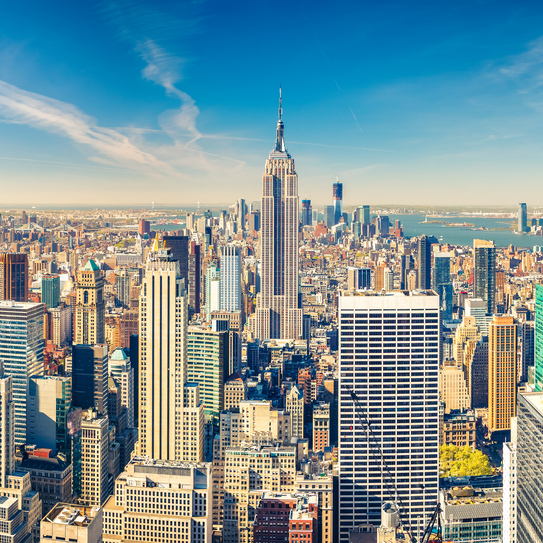
#> input picture NYC.jpg, 543 x 543 px, found by its file name
$ python bulaniklastirma.py
#> lines starting #> are read from the running program, lines starting #| are printed output that depends on the picture
import numpy as np
import matplotlib.pyplot as plt
import cv2
import random

img= cv2.imread("C:\\Users\\Coder\\MyAiLab\\OpenCv\\NYC.jpg")
#> img is the input picture: shape (543, 543, 3); mean B, G, R 150.2, 146.3, 122.6
img= cv2.cvtColor(img,cv2.COLOR_BGR2RGB)
plt.figure()
plt.imshow(img)
plt.title("Orijinal")
plt.axis("off")

dst2= cv2.blur(img,ksize=(3,3))
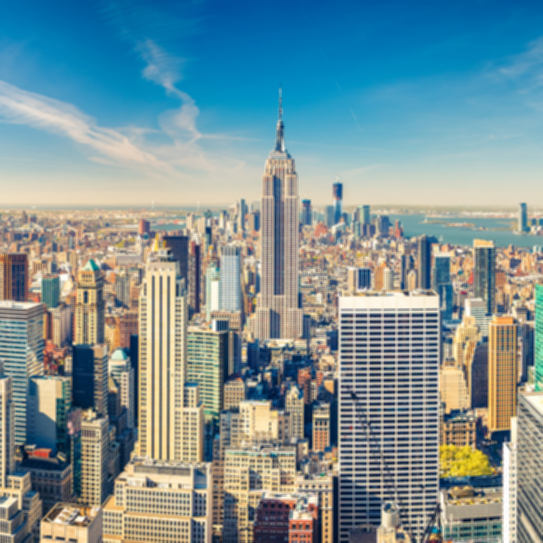
#> dst2: shape (543, 543, 3); mean R, G, B 122.7, 146.3, 150.2
plt.figure()
plt.imshow(dst2)
plt.title("Ortalama Blur")
plt.axis("off")

gb= cv2.GaussianBlur(img,ksize=(3,3),sigmaX=7)
plt.figure()
plt.imshow(gb)
plt.title("Gaussian Blur")
plt.axis("off")

mb=cv2.medianBlur(img,ksize=3)
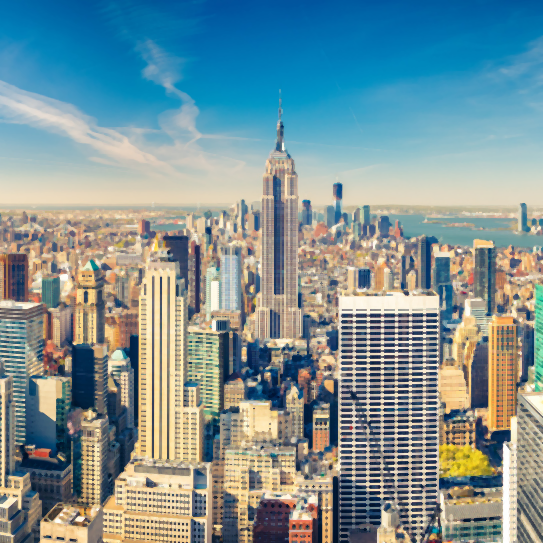
#> mb: shape (543, 543, 3); mean R, G, B 124.2, 146.9, 150
plt.figure()
plt.imshow(mb)
plt.title("Median Blur")
plt.axis("off")

def GaussianGurultusu(image):
    row,col,ch= image.shape
#> row = 543; col = 543; ch = 3
    mean = 0
    var = 0.05
    sigma = var**0.5
    gauss= np.random.normal(mean,sigma,(row,col,ch))
    gauss = gauss.reshape(((row,col,ch)))
    noisy = gauss+image
    return noisy

def tuzBiberGurultusu(image):
    row,col,ch= image.shape
#> row = 543; col = 543; ch = 3
    tuzbiber = 0.5
    amount = 0.004
    noisy = np.copy(image)
    # Salt mode
    num_tuz = np.ceil(amount * image.size * tuzbiber)
#> num_tuz = 1770
    coords = [np.random.randint(0, i - 1, int(num_tuz)) for i in image.shape]
    noisy[coords] = 1

    num_biber = np.ceil(amount * image.size * tuzbiber)
#> num_biber = 1770
    coords = [np.random.randint(0, i - 1, int(num_biber)) for i in image.shape]
    noisy[coords] = 0

    return noisy

img= cv2.imread("C:\\Users\\Coder\\MyAiLab\\OpenCv\\NYC.jpg")
img= cv2.cvtColor(img,cv2.COLOR_BGR2RGB)
plt.figure()
plt.imshow(img)
plt.title("Orijinal")
plt.axis("off")

gaussNoisy = GaussianGurultusu(img)
plt.figure()
plt.imshow(gaussNoisy)
plt.title("Gauss Gurultusu")
plt.axis("off")

tuzbiber= tuzBiberGurultusu(img)
plt.figure()
plt.imshow(tuzbiber)
plt.title("Tuz Biber Gurultusu")
plt.axis("off")

gb= cv2.GaussianBlur(gaussNoisy,ksize=(3,3),sigmaX=7)
plt.figure()
plt.imshow(gb)
plt.title("Gaussian Blur")
plt.axis("off")

mb=cv2.medianBlur(tuzbiber.astype(np.float32),ksize=3)
plt.figure()
plt.imshow(mb)
plt.title("Median Blur")
plt.axis("off")


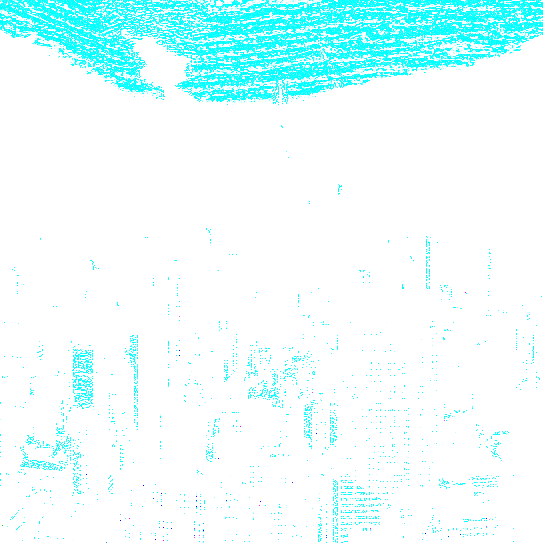
#> shown: shape (543, 543, 3) float64; mean R, G, B 0.906, 1, 1
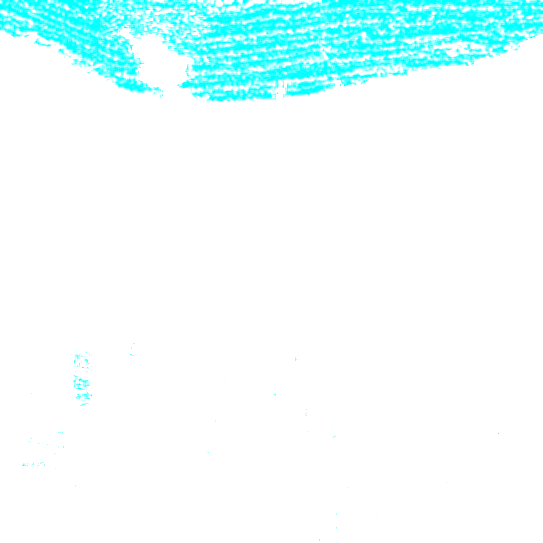
#> shown: shape (543, 543, 3) float64; mean R, G, B 0.922, 1, 1
